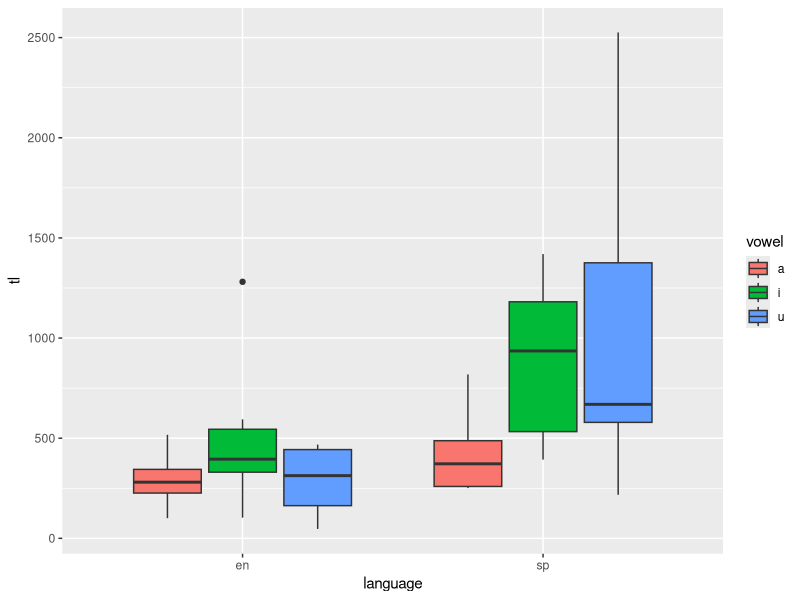
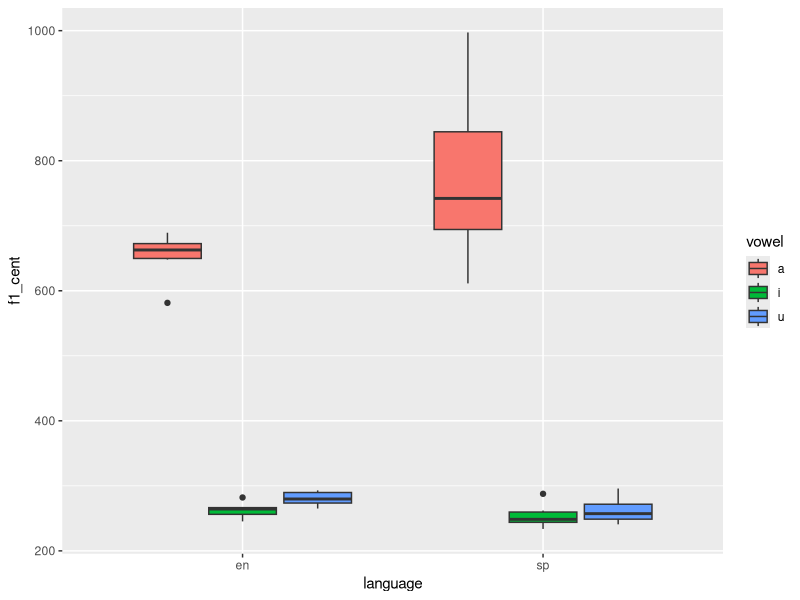
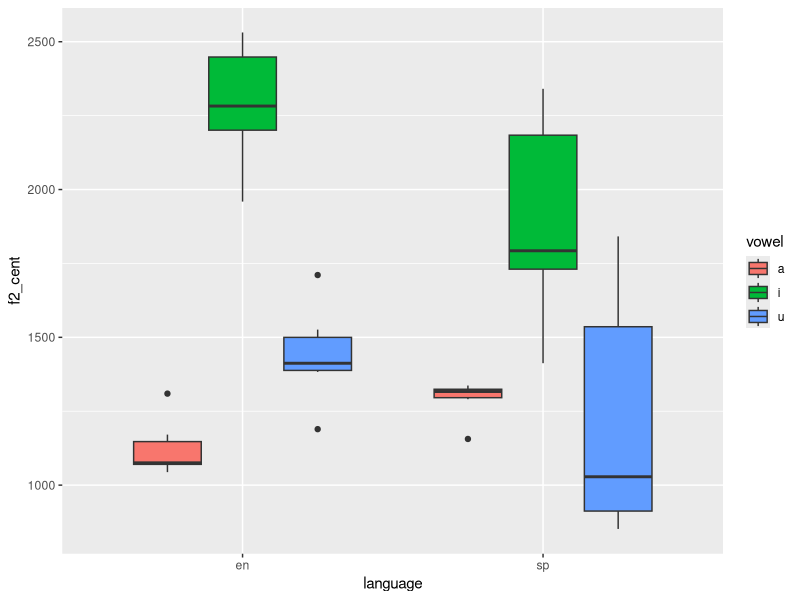

Generate these figures, in order, with R:
## ---- chunk 1
library(tidyverse)
library(stringr)
library(dplyr)
## ---- chunk 2
dat <- read_csv( "./data/vowel_data.csv")
glimpse(dat)
## ---- chunk 3
dat %>%
  summarize(f2m = mean(f2_cent),f1m = mean(f1_cent),tlm = mean(tl), f2sd = sd(f2_cent), f1sd = sd(f1_cent), tlsd = sd(tl)) 
 
## ---- chunk 4
dat %>%
  ggplot() +
  aes(x = language, y = tl, fill = vowel) +
geom_boxplot()

dat %>%
  ggplot() +
  aes(x = language, y = f1_cent, fill = vowel) +
geom_boxplot()

dat %>%
  ggplot() +
  aes(x = language, y = f2_cent, fill = vowel) +
geom_boxplot()
